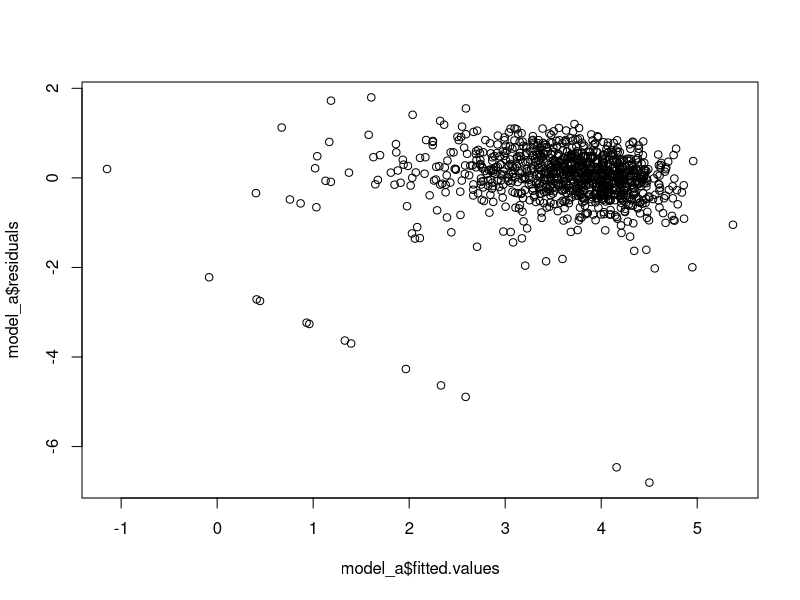
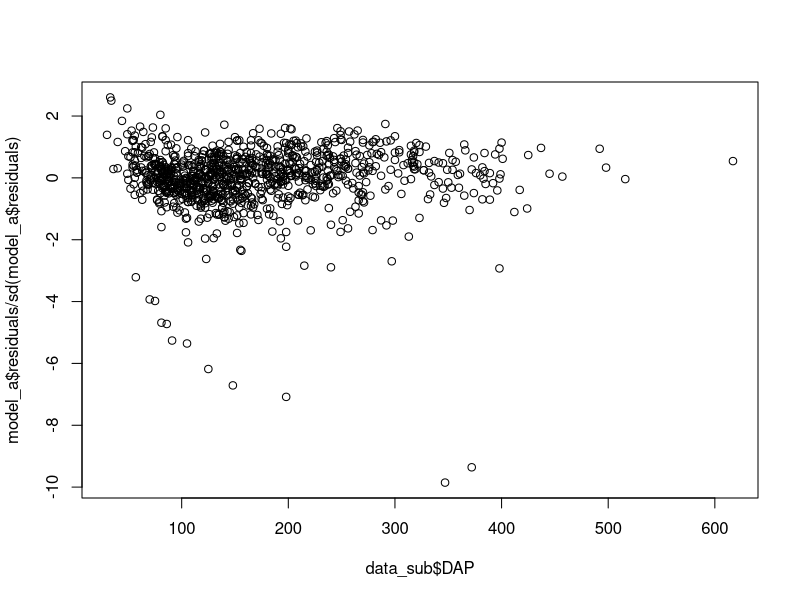
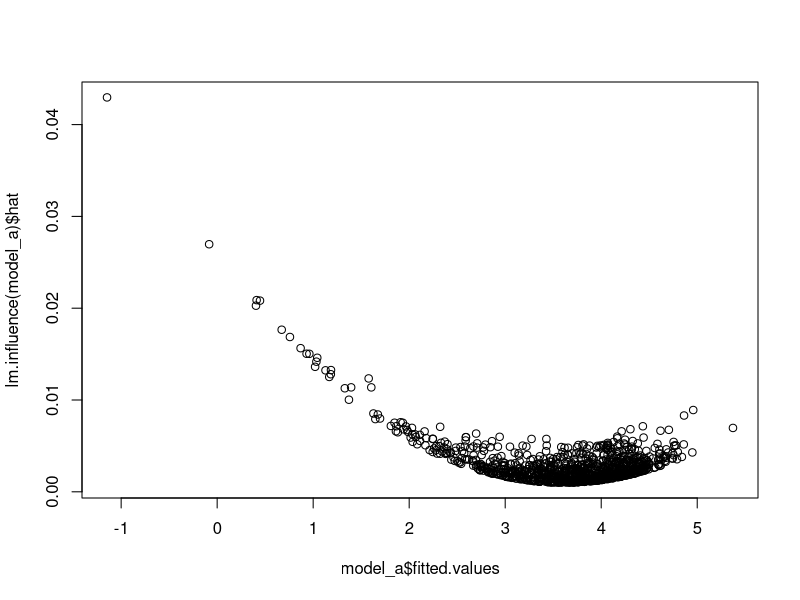
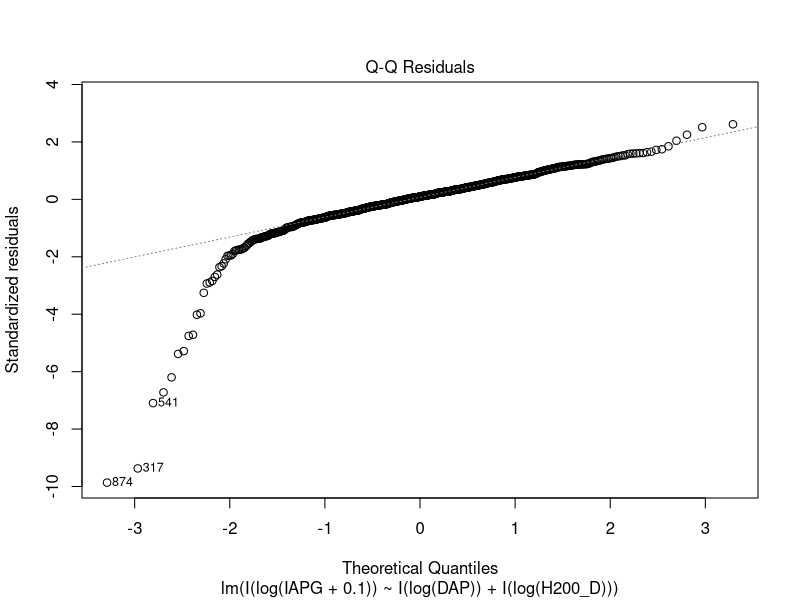
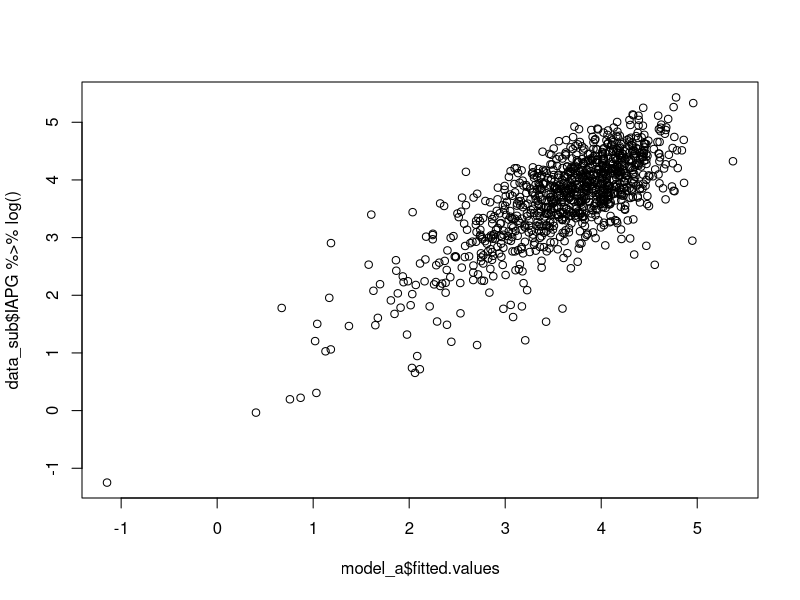
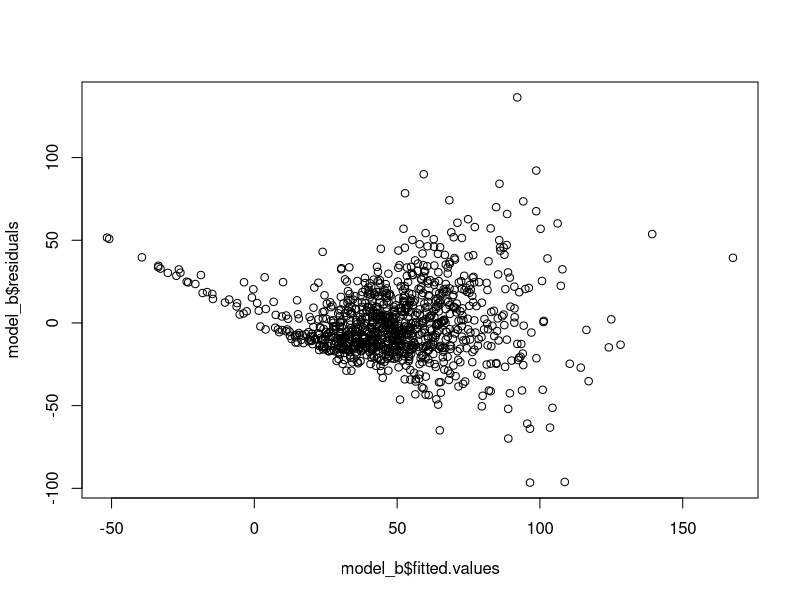
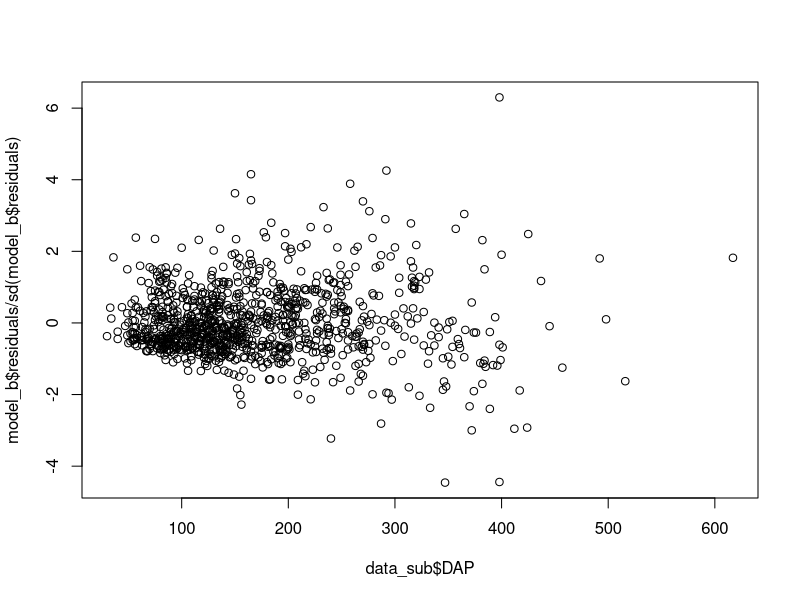
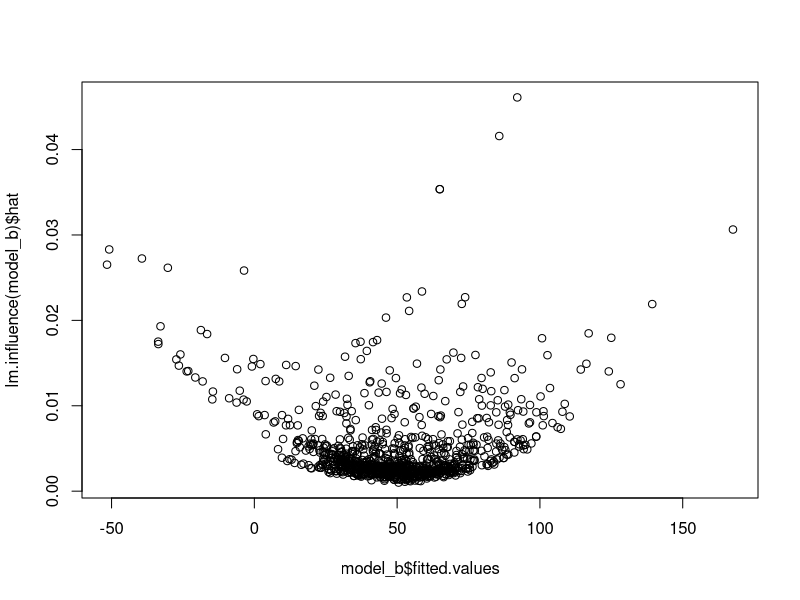

These charts were generated, in order, by the following R code:
## ---- chunk 1

# Packages
library(tidyverse)
library(readxl)
library(car)

# Data 
data_full <- read_excel("Lab01/data/CrecimientoPR.xlsx")

## ---- chunk 2

# Random selection of rows
set.seed(1)
data_sub <- slice_sample(.data = data_full, n = 1000)

## ---- chunk 3

# Modelo A: Linealizado
model_a <- lm(
  formula = I(log(IAPG + 0.1)) ~ I(log(DAP)) + I(log(BAL + 0.1)) + I(log(H200_D)),
  data = data_sub
)

summary(model_a)

# Modelo B: Lineal
model_b <- lm(
  formula = IAPG ~ DAP + BAL + GHA_D + EDAD,
  data = data_sub
)

summary(model_b)

# Modelo c: No Lineal
model_c <- nls(
  formula = (IAPG + .1) ~ a*(DAP^b)*((BAL + .1)^c)*H200_D^d,
  data = data_sub,
  start = c(a = 0.9, b = 0.9, c = 0.9, d = 0.9)
)

summary(model_c)

## ---- chunk 4

# Modelo A: Linealizado
model_a <- lm(
  formula = I(log(IAPG + 0.1)) ~ I(log(DAP)) + I(log(H200_D)),
  data = data_sub
)

summary(model_a)

## ---- chunk 5

# Residuos ~ Predichos
plot(
  x = model_a$fitted.values, 
  y = model_a$residuals
)

# Residuales studentizados ~ DAP
plot(
  x = data_sub$DAP,
  y = model_a$residuals/sd(model_a$residuals)
)

# leverages ~ Observados
plot(
  x = model_a$fitted.values,
  y = lm.influence(model_a)$hat
)

# Normal plot de residuos
plot(
  x = model_a, 
  which = 2
)

# Observados ~ Predichos
plot(
  x = model_a$fitted.values,
  y = data_sub$IAPG %>% log()
)
## ---- chunk 6

# Residuos ~ Predichos
plot(
  x = model_b$fitted.values, 
  y = model_b$residuals
)

# Residuales studentizados ~ DAP
plot(
  x = data_sub$DAP,
  y = model_b$residuals/sd(model_b$residuals)
)

# leverages ~ Observados
plot(
  x = model_b$fitted.values,
  y = lm.influence(model_b)$hat
)

# Normal plot de residuos
plot(
  x = model_b, 
  which = 2
)

# Observados ~ Predichos
plot(
  x = model_b$fitted.values,
  y = data_sub$IAPG %>% log()
)
## ---- chunk 7

# Residuos ~ Predichos
plot(
  x = predict(model_c, data_sub), 
  y = predict(model_c, data_sub) - data_sub$IAPG
)

# Residuales studentizados ~ DAP
plot(
  x = data_sub$DAP,
  y = (predict(model_c, data_sub) - data_sub$IAPG)/sd(predict(model_c, data_sub))
)

# Normal plot de residuos
plot(
  x = predict(model_c, data_sub) %>% quantile(),
  y = ((predict(model_c, data_sub) - data_sub$IAPG)/sd(predict(model_c, data_sub))) %>% quantile()
)

# Observados ~ Predichos
plot(
  x = predict(model_c, data_sub),
  y = data_sub$IAPG
)
## ---- chunk 8

# Modelo A
model_a$residuals %>% mean()

# Modelo B
model_b$residuals %>% mean()

# Modelo C
(predict(model_c, data_sub) - data_sub$IAPG) %>% mean()

## ---- chunk 9

# Mean Squared Error (MSE)
var(model_a$residuals)

# Root Mean Squared Error (RMSE)
sd(model_a$residuals)

# Mean Absolute Error (MAE)
model_a$residuals %>% abs() %>% mean()

## ---- chunk 10

# Mean Squared Error (MSE)
var(model_b$residuals)

# Root Mean Squared Error (RMSE)
sd(model_b$residuals)

# Mean Absolute Error (MAE)
model_b$residuals %>% abs() %>% mean()

## ---- chunk 11

# Mean Squared Error (MSE)
(predict(model_c, data_sub) - data_sub$IAPG) %>% var()

# Root Mean Squared Error (RMSE)
(predict(model_c, data_sub) - data_sub$IAPG) %>% sd()

# Mean Absolute Error (MAE)
(predict(model_c, data_sub) - data_sub$IAPG) %>% abs() %>% mean()

## ---- chunk 12

# Score Test for Non-Constant Error Variance (ncv)
ncvTest(model_b)

## ---- chunk 13

# Shapiro-Wilk Normality Test
shapiro.test(model_b$residuals)

## ---- chunk 14

# R squared (R2)
summary(model_b)$r.squared

## ---- chunk 15

# Variance Inflation Factors (vif)

# Regla 1
vif(model_b) > 5

# Regla 2
model_b %>% vif() %>% sqrt() > 1

# Regla 3
model_b %>% vif() %>% mean() > 1

## ---- chunk 16

# Análisis de asociatividad
cor(data_sub[, c("DAP", "BAL", "GHA_D", "EDAD")])
